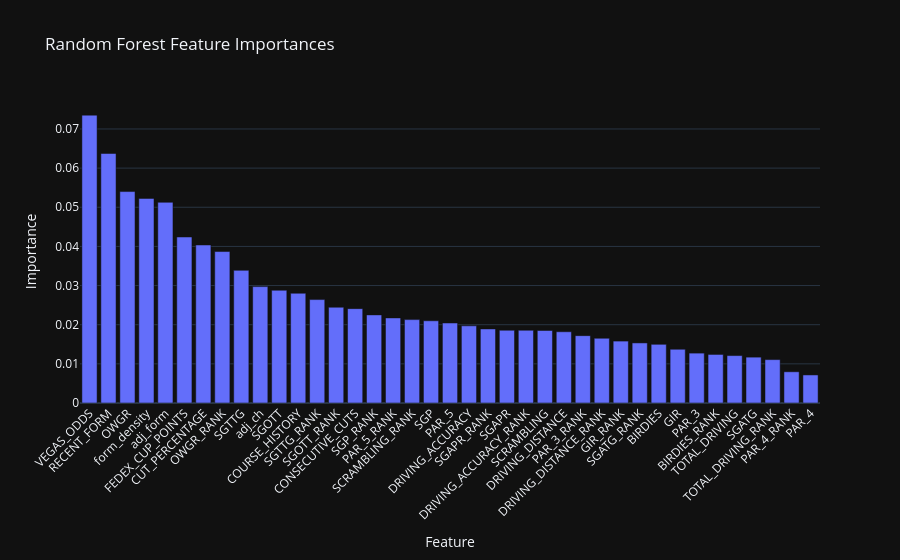

Notebook code for this chart:
### Markdown cell above
### Final Training + Feature Importance

Train final model on all available historical data, then export this week's
ranked probabilities for optimizer input.

### Code cell
import pandas as pd
import plotly.express as px

# Fit final production model on all training rows
final_model = clone(rf_cv_pipeline)
final_model.fit(X_rf, y_rf)

# Feature importances (from fitted RF inside pipeline)
rf_step = final_model.named_steps["rf"]
importance_df = pd.DataFrame({
    "Feature": feature_cols,
    "Importance": rf_step.feature_importances_
}).sort_values(by="Importance", ascending=False)

fig = px.bar(
    importance_df,
    x="Feature",
    y="Importance",
    title="Random Forest Feature Importances",
    template="plotly_dark"
)
fig.update_layout(xaxis_tickangle=-45)
fig.show()

### Figure 1 — Plotly figure (JSON) as saved in the notebook; plotly's stock layout.template omitted (floating-point values rounded to 4 significant figures)
{"data": [{"hovertemplate": "Feature=%{x}<br>Importance=%{y}<extra></extra>", "legendgroup": "", "marker": {"color": "#636efa", "pattern": {"shape": ""}}, "name": "", "orientation": "v", "showlegend": false, "textposition": "auto", "type": "bar", "x": ["VEGAS_ODDS", "RECENT_FORM", "OWGR", "form_density", "adj_form", "FEDEX_CUP_POINTS", "CUT_PERCENTAGE", "OWGR_RANK", "SGTTG", "adj_ch", "SGOTT", "COURSE_HISTORY", "SGTTG_RANK", "SGOTT_RANK", "CONSECUTIVE_CUTS", "SGP_RANK", "PAR_5_RANK", "SCRAMBLING_RANK", "SGP", "PAR_5", "DRIVING_ACCURACY", "SGAPR_RANK", "SGAPR", "DRIVING_ACCURACY_RANK", "SCRAMBLING", "DRIVING_DISTANCE", "PAR_3_RANK", "DRIVING_DISTANCE_RANK", "GIR_RANK", "SGATG_RANK", "BIRDIES", "GIR", "PAR_3", "BIRDIES_RANK", "TOTAL_DRIVING", "SGATG", "TOTAL_DRIVING_RANK", "PAR_4_RANK", "PAR_4"], "xaxis": "x", "y": [0.07353, 0.06374, 0.05401, 0.05226, 0.05126, 0.0424, 0.04037, 0.03869, 0.03389, 0.02973, 0.0288, 0.02803, 0.02642, 0.02447, 0.0241, 0.02251, 0.02173, 0.0213, 0.021, 0.02044, 0.01971, 0.01892, 0.01858, 0.01858, 0.01852, 0.0182, 0.01721, 0.01653, 0.01582, 0.01535, 0.01499, 0.01373, 0.01274, 0.0124, 0.01211, 0.01171, 0.01108, 0.007975, 0.007166], "yaxis": "y"}], "layout": {"barmode": "relative", "legend": {"tracegroupgap": 0}, "title": {"text": "Random Forest Feature Importances"}, "xaxis": {"anchor": "y", "domain": [0, 1], "tickangle": -45, "title": {"text": "Feature"}}, "yaxis": {"anchor": "x", "domain": [0, 1], "title": {"text": "Importance"}}}}
